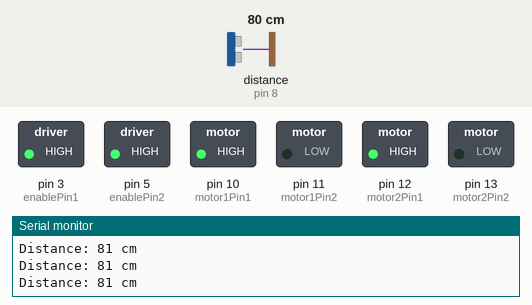
Recording of a sketch running on a simulated Arduino Uno, built with avr-gcc and run on an emulated ATmega328P. Shown: switched loads named in the sketch (green lamp = pin HIGH), the last lines printed to the serial monitor. Dashed ring = blinking. The inputs (shaded band) are chosen by the test bench; at power-on: distance to the obstacle (sensor on pin 8) 80 cm. The echo pulse lasts 58.3 µs per cm.

Above: at 1.2 s.
1.3 s: distance to the obstacle (sensor on pin 8) set to 12 cm
2.8 s: distance to the obstacle (sensor on pin 8) set to 9 cm
At 3.7 s:
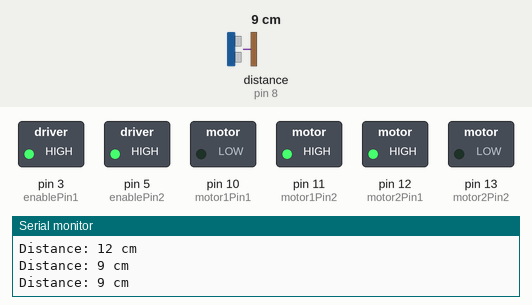
5.8 s: distance to the obstacle (sensor on pin 8) set to 60 cm
At 6.8 s:
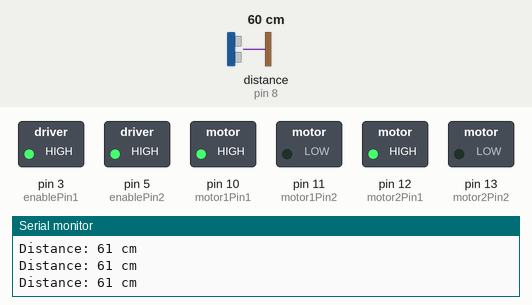
7.6 s: distance to the obstacle (sensor on pin 8) set to 2 cm
At 7.9 s:
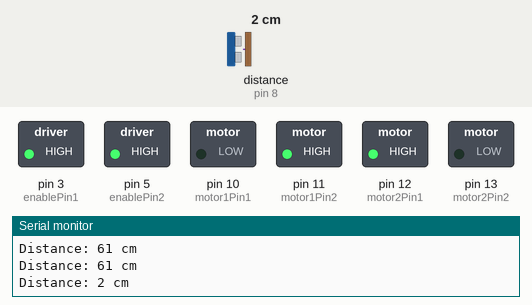
Timing chart, 0 to 11.6 s (numbered marks = the images above; inputs shaded):
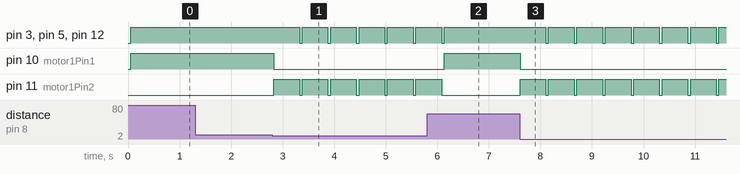

The sketch:

ultrabot.ino
```cpp
#include <NewPing.h>

#define TRIGGER_PIN 9
#define ECHO_PIN 8
#define MAX_DISTANCE 300

NewPing sonar(TRIGGER_PIN, ECHO_PIN, MAX_DISTANCE);

// Motor A
int motor1Pin1 = 10; // Input 1
int motor1Pin2 = 11; // Input 2
int enablePin1 = 3; // Enable 1

// Motor B
int motor2Pin1 = 12; // Input 3
int motor2Pin2 = 13; // Input 4
int enablePin2 = 5; // Enable 2

void setup() {
  // Ultrasonic sensor setup
  Serial.begin(9600);

  // Motor control pins as output
  pinMode(motor1Pin1, OUTPUT);
  pinMode(motor1Pin2, OUTPUT);
  pinMode(enablePin1, OUTPUT);
  pinMode(motor2Pin1, OUTPUT);
  pinMode(motor2Pin2, OUTPUT);
  pinMode(enablePin2, OUTPUT);
}

void loop() {
  delay(50);
  unsigned int distance = sonar.ping_cm();

  // Print the distance for debugging
  Serial.print("Distance: ");
  Serial.print(distance);
  Serial.println(" cm");

  // Obstacle avoidance logic
  if (distance > 10) { // If no obstacle in front
    // Move forward
    digitalWrite(motor1Pin1, HIGH);
    digitalWrite(motor1Pin2, LOW);
    analogWrite(enablePin1, 255);
    digitalWrite(motor2Pin1, HIGH);
    digitalWrite(motor2Pin2, LOW);
    analogWrite(enablePin2, 255);
  } else {
    // Stop and turn
    digitalWrite(motor1Pin1, LOW);
    digitalWrite(motor1Pin2, LOW);
    analogWrite(enablePin1, 0);
    digitalWrite(motor2Pin1, LOW);
    digitalWrite(motor2Pin2, LOW);
    analogWrite(enablePin2, 0);

    // Reverse and turn right
    digitalWrite(motor1Pin1, LOW);
    digitalWrite(motor1Pin2, HIGH);
    analogWrite(enablePin1, 255);
    digitalWrite(motor2Pin1, HIGH);
    digitalWrite(motor2Pin2, LOW);
    analogWrite(enablePin2, 255);

    delay(500); // Turn for 1 second

    // Stop
    digitalWrite(motor1Pin1, LOW);
    digitalWrite(motor1Pin2, LOW);
    analogWrite(enablePin1, 0);
    digitalWrite(motor2Pin1, LOW);
    digitalWrite(motor2Pin2, LOW);
    analogWrite(enablePin2, 0);
  }
}
```

Measured:
- the behaviour switches between 11 and 10 cm on distance to the obstacle (sensor on pin 8) (found by bisection; images 0 and 1)
- after the input at 2.8 s, pin 3 (enablePin1), pin 5 (enablePin2), pin 12 (motor2Pin1): alternates HIGH for 0.50 s and LOW for 0.05 s, starting after 0.53 s; pin 10 (motor1Pin1): HIGH → LOW at once; pin 11 (motor1Pin2): alternates HIGH for 0.50 s and LOW for 0.05 s, starting at once
- after the input at 5.8 s, pin 3 (enablePin1), pin 5 (enablePin2), pin 12 (motor2Pin1): goes on until 6.1 s, then stays HIGH; pin 10 (motor1Pin1): LOW → HIGH after 0.34 s; pin 11 (motor1Pin2): goes on until 6.1 s, then stays LOW
- after the input at 7.6 s, pin 3 (enablePin1), pin 5 (enablePin2), pin 12 (motor2Pin1): alternates HIGH for 0.50 s and LOW for 0.05 s, starting after 0.51 s; pin 10 (motor1Pin1): HIGH → LOW at once; pin 11 (motor1Pin2): alternates HIGH for 0.50 s and LOW for 0.05 s, starting at once
